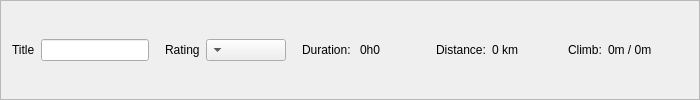
     <widget class="QFrame" name="frame_4">
      <property name="frameShape">
       <enum>QFrame::StyledPanel</enum>
      </property>
      <property name="frameShadow">
       <enum>QFrame::Raised</enum>
      </property>
      <layout class="QHBoxLayout" name="horizontalLayout_9">
       <item>
        <widget class="QLabel" name="label_10">
         <property name="text">
          <string>Title</string>
         </property>
        </widget>
       </item>
       <item>
        <widget class="QLineEdit" name="lineEdit_fileTitle"/>
       </item>
       <item>
        <spacer name="horizontalSpacer_5">
         <property name="orientation">
          <enum>Qt::Horizontal</enum>
         </property>
         <property name="sizeType">
          <enum>QSizePolicy::Minimum</enum>
         </property>
         <property name="sizeHint" stdset="0">
          <size>
           <width>10</width>
           <height>20</height>
          </size>
         </property>
        </spacer>
       </item>
       <item>
        <widget class="QLabel" name="label_14">
         <property name="text">
          <string>Rating</string>
         </property>
        </widget>
       </item>
       <item>
        <widget class="QComboBox" name="comboBox_Rating">
         <property name="minimumSize">
          <size>
           <width>80</width>
           <height>0</height>
          </size>
         </property>
         <property name="maximumSize">
          <size>
           <width>80</width>
           <height>16777215</height>
          </size>
         </property>
         <property name="layoutDirection">
          <enum>Qt::RightToLeft</enum>
         </property>
         <item>
          <property name="text">
           <string/>
          </property>
         </item>
         <item>
          <property name="text">
           <string>★</string>
          </property>
         </item>
         <item>
          <property name="text">
           <string>★★ </string>
          </property>
         </item>
         <item>
          <property name="text">
           <string>★★★</string>
          </property>
         </item>
        </widget>
       </item>
       <item>
        <spacer name="horizontalSpacer_4">
         <property name="orientation">
          <enum>Qt::Horizontal</enum>
         </property>
         <property name="sizeType">
          <enum>QSizePolicy::Minimum</enum>
         </property>
         <property name="sizeHint" stdset="0">
          <size>
           <width>10</width>
           <height>20</height>
          </size>
         </property>
        </spacer>
       </item>
       <item>
        <widget class="QLabel" name="label_13">
         <property name="text">
          <string>Duration: </string>
         </property>
        </widget>
       </item>
       <item>
        <widget class="QLabel" name="label_duration">
         <property name="minimumSize">
          <size>
           <width>70</width>
           <height>0</height>
          </size>
         </property>
         <property name="text">
          <string>0h0</string>
         </property>
        </widget>
       </item>
       <item>
        <widget class="QLabel" name="label_11">
         <property name="text">
          <string>Distance:</string>
         </property>
        </widget>
       </item>
       <item>
        <widget class="QLabel" name="label_distance">
         <property name="minimumSize">
          <size>
           <width>70</width>
           <height>0</height>
          </size>
         </property>
         <property name="text">
          <string>0 km</string>
         </property>
        </widget>
       </item>
       <item>
        <widget class="QLabel" name="label_12">
         <property name="text">
          <string>Climb:</string>
         </property>
        </widget>
       </item>
       <item>
        <widget class="QLabel" name="label_climb">
         <property name="minimumSize">
          <size>
           <width>80</width>
           <height>0</height>
          </size>
         </property>
         <property name="text">
          <string>0m / 0m</string>
         </property>
        </widget>
       </item>
      </layout>
     </widget>
